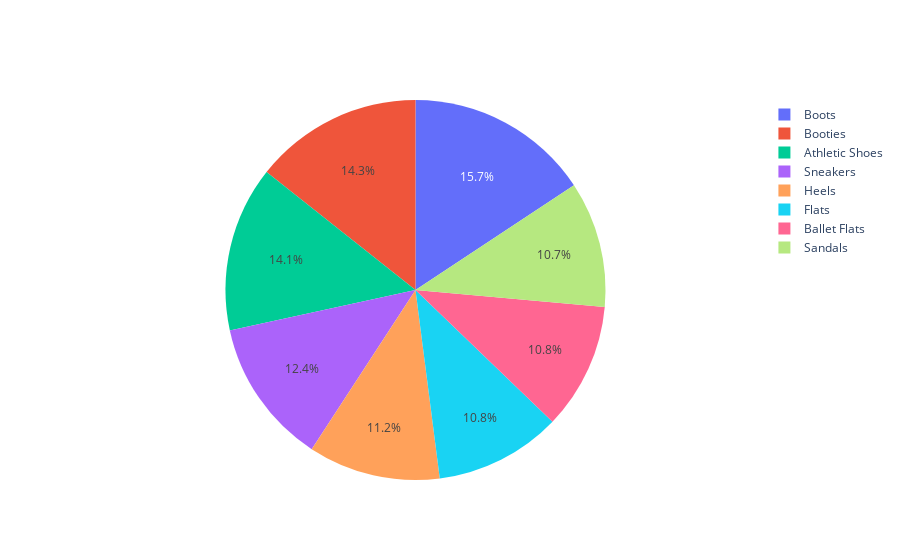

Here is the notebook cell this chart was saved with:
### Code cell
#Create a pie chart to show average prices by type for 2018
import plotly.graph_objects as go

labels = shoetype
values = avgpricesbytype

fig = go.Figure(data=[go.Pie(labels=labels, values=values)])
plt.savefig("avgpricepie18.png")
fig.show()

### Figure 1 — Plotly figure (JSON) as saved in the notebook; plotly's stock layout.template omitted (floating-point values rounded to 4 significant figures)
{"data": [{"labels": ["Athletic Shoes", "Ballet Flats", "Booties", "Boots", "Flats", "Heels", "Sandals", "Sneakers"], "type": "pie", "values": [79.38, 60.73, 80.88, 88.56, 60.78, 63.41, 60.48, 69.9]}], "layout": {}}
